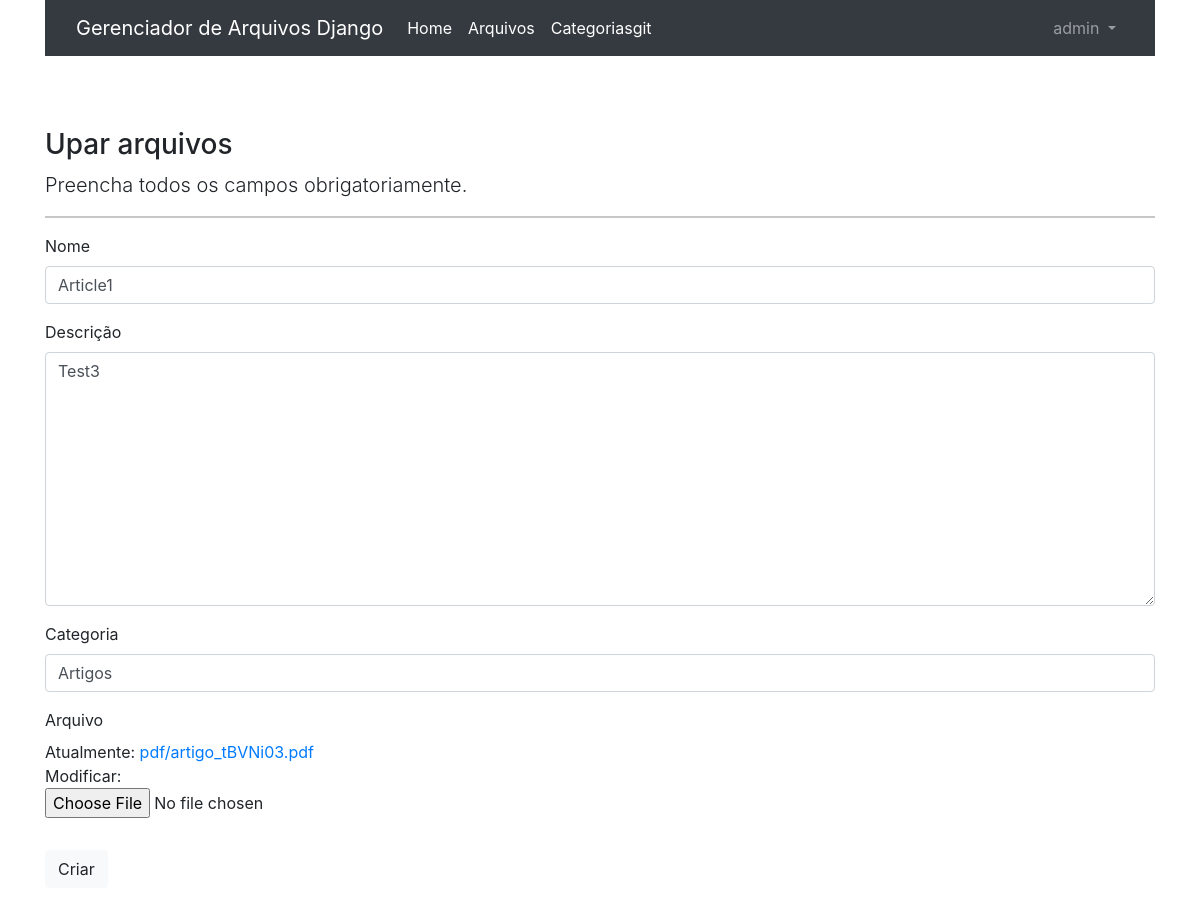
The page /editar/arquivo/3 (signed in) on the database its author committed.
### materiais/models.py (models this page shows, shortened)
class Arquivo(models.Model):
    nome = models.CharField(max_length=50)
    descricao = models.TextField(verbose_name="Descrição")
    created_at = models.DateTimeField(auto_now_add=True)
    arquivo = models.FileField(upload_to='pdf/')
    categoria = models.ForeignKey(
        'Categoria', on_delete=models.SET_NULL, null=True, blank=True)

class Categoria(models.Model):
    nome = models.CharField(max_length=50, unique=True)
    class Meta:
        ordering = ('nome',)
    def __str__(self):
        return self.nome

### materiais/views.py (the view)
# urls.py: path('editar/arquivo/<int:pk>', ArquivoUpdate.as_view(), name='editar-arquivo'),
class ArquivoUpdate(LoginRequiredMixin, UpdateView):
    login_url = reverse_lazy('login')
    model = Arquivo
    fields = ['nome', 'descricao', 'categoria', 'arquivo']
    template_name = 'materiais/form-arquivo.html'
    success_url = reverse_lazy('home')

### materiais/templates/materiais/form-arquivo.html (shortened to what this page needs)
{% extends 'paginas/base.html' %}
{% load static %}
{% load crispy_forms_tags %}
{% block content %}
<h3>Upar arquivos</h3>
<p class="lead">
    Preencha todos os campos obrigatoriamente.
</p>
<hr>
<form action="" method="POST" enctype="multipart/form-data">
    {{ form|crispy }}
    <button type="submit" class="btn btn-light mt-3">Criar</button>
</form>
</div>
{% endblock %}

### paginas/templates/paginas/nav.html (shortened to what this page needs)
<nav class="navbar navbar-expand-lg navbar-dark bg-dark mb-4">
    <div class="container">
        <a class="navbar-brand" href="{% url 'home' %}">Gerenciador de Arquivos Django</a>
        <div class="collapse navbar-collapse" id="navbarSupportedContent">
            <ul class="navbar-nav me-auto">
                <li class="nav-item">
                    <a class="nav-link active" aria-current="page" href="{% url 'home' %}">Home</a>
                </li>
                {% if request.user.is_authenticated %}
                <a class="nav-link active" aria-current="page" href="{% url 'listar-arquivos' %}">Arquivos</a>
                <a class="nav-link active" aria-current="page" href="{% url 'listar-categorias' %}">Categoriasgit</a>
                {% endif %}
            </ul>
            {% if request.user.is_authenticated %}
            <ul class="navbar-nav">
                <li class="nav-item dropdown">
                    <a class="nav-link dropdown-toggle" href="#" id="navbarDropdown" role="button"
                        data-bs-toggle="dropdown" aria-expanded="false">
                        {{ user.username }}
                    </a>
                </li>
            </ul>
            {% else %}
            <form class="form-inline my-2 my-lg-2">
                <a href="{% url 'login' %}" class="btn btn-primary ml-4">Entrar</a>
                <a href="{% url 'register' %}" class="btn btn-outline-secondary">Cadastrar</a>
            </form>
            {% endif %}
        </div>
    </div>
</nav>

### static/css/style.css (style rules this page uses)
.lead { font-size: 1.25rem; font-weight: 300; }

### rows shown on the page
Arquivo: nome "Article1", descricao "Test3", categoria "Artigos"

### other values the page prints
{{ user.username }} "admin"
